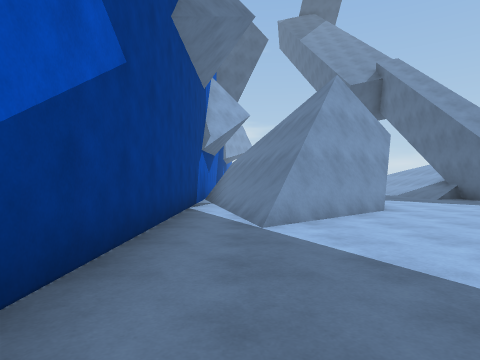
View 1 (above)

24 first-person views from a walk through a 3-D level made in the Unity game engine. The camera is 1.2 m above the floor, looks level and sees 75° across. The floor is counted in squares, 2 m on a side. Each view is taken from the middle of a square. On the plan, view 1 faces up. The plan holds only what a view shows up to about 9 squares ahead; the rest is blank. The place goes on beyond the plan.

View 2
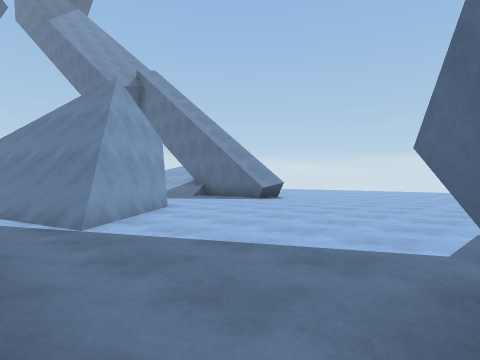

View 3
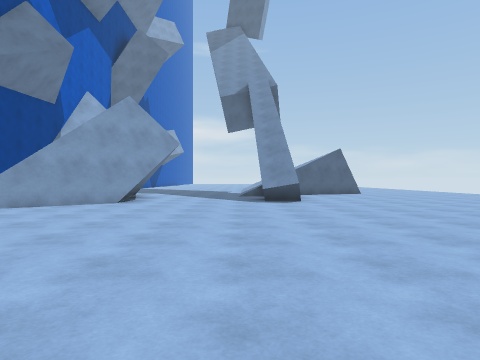

View 4
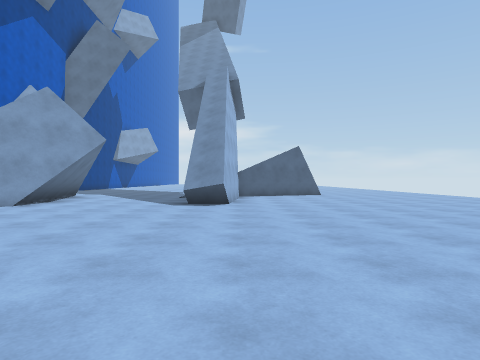

View 5
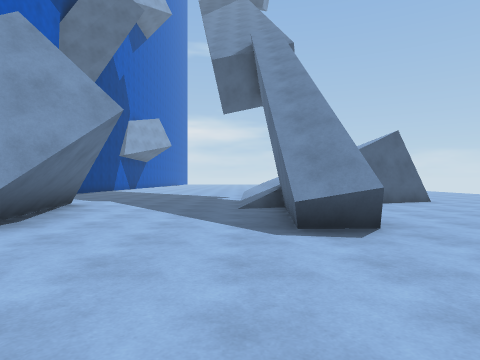

View 6
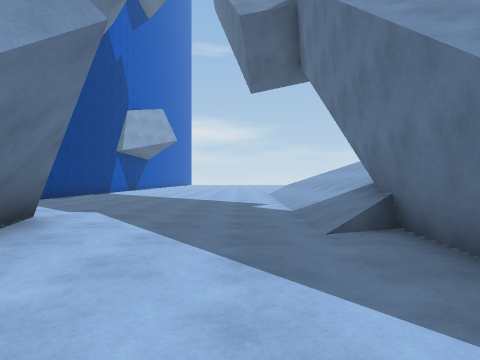

View 7
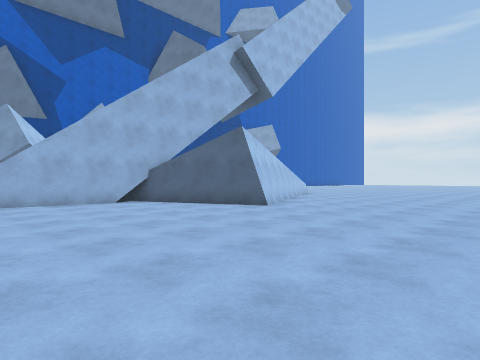

View 8
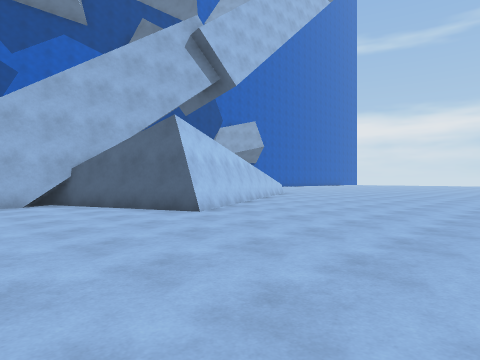

View 9
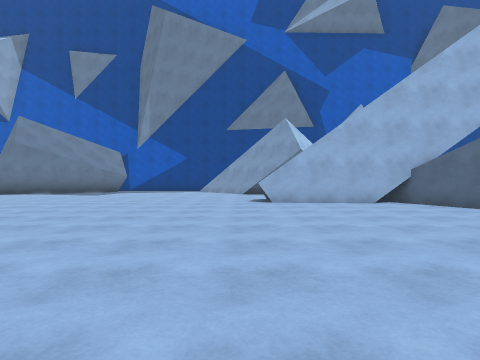

View 10
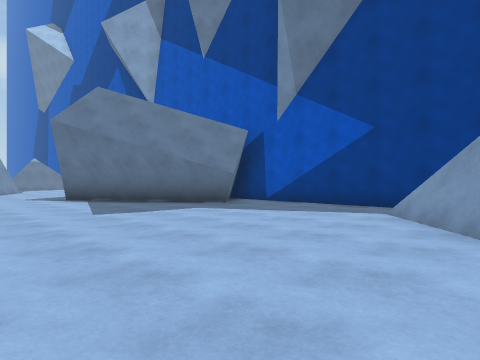

View 11
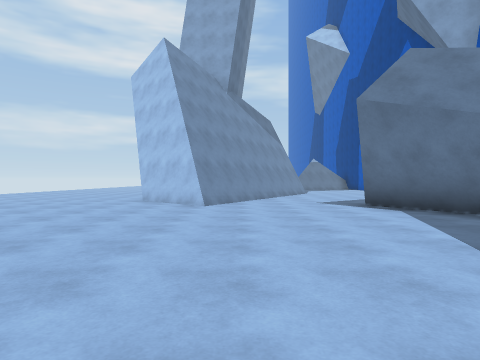

View 12
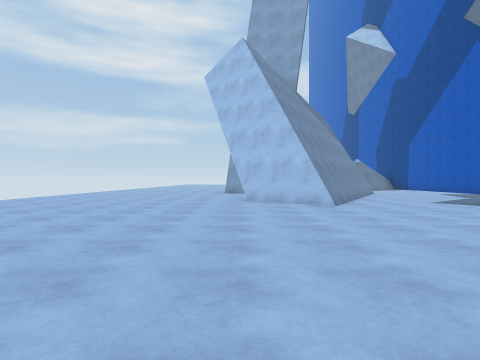

View 13
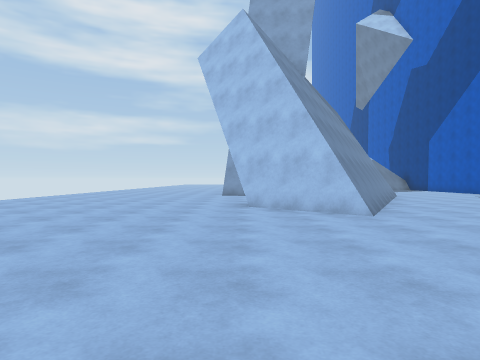

View 14
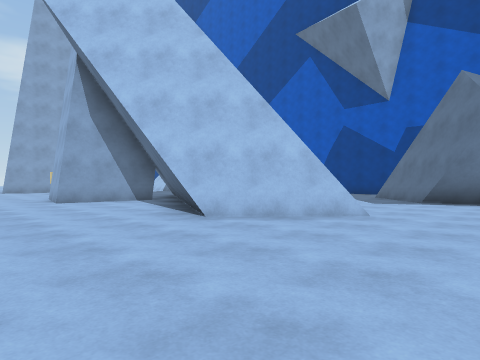

View 15
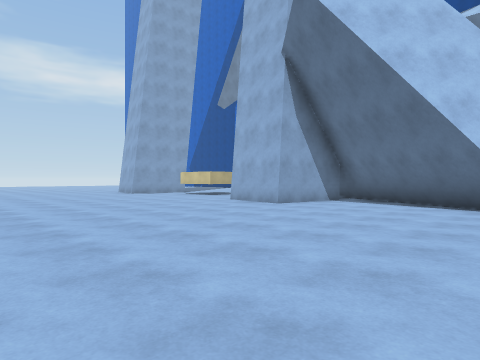

View 16
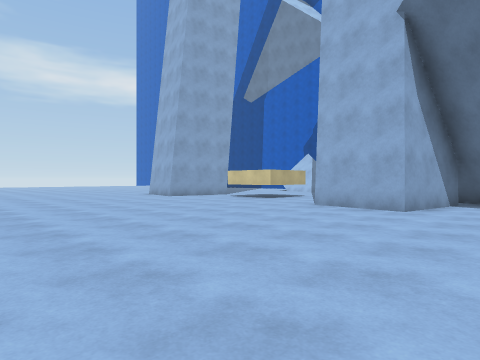

View 17
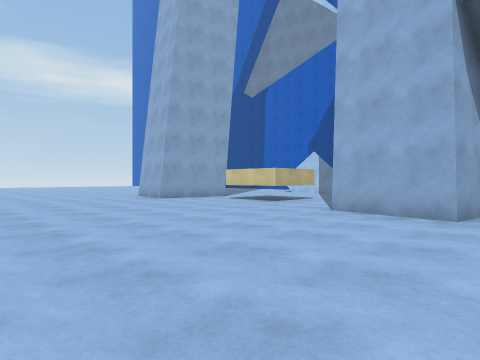

View 18
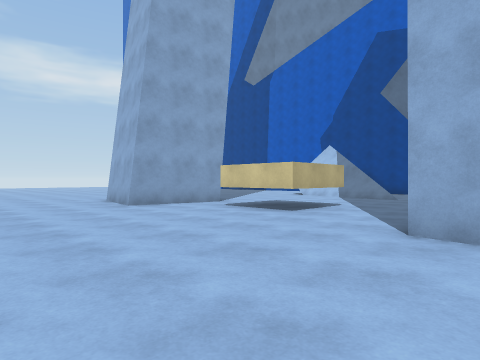

View 19
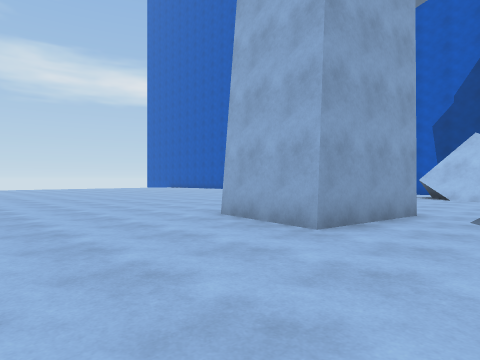

View 20
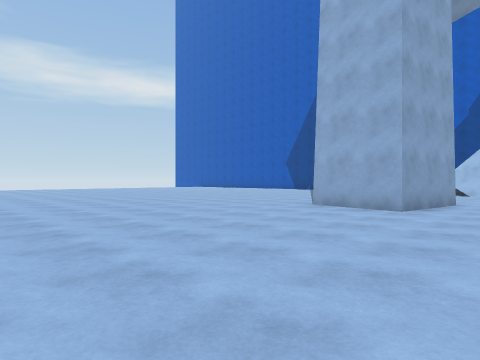

View 21
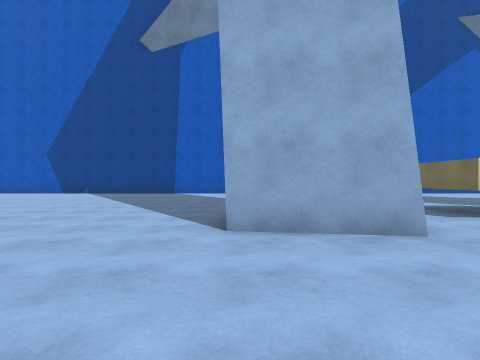

View 22
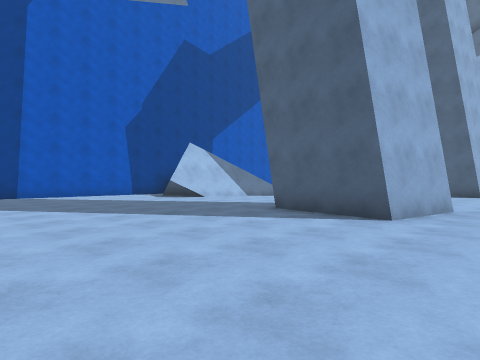

View 23
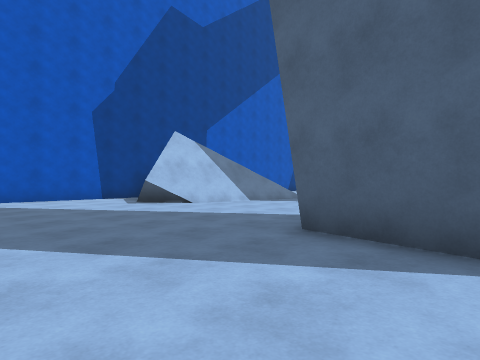

View 24
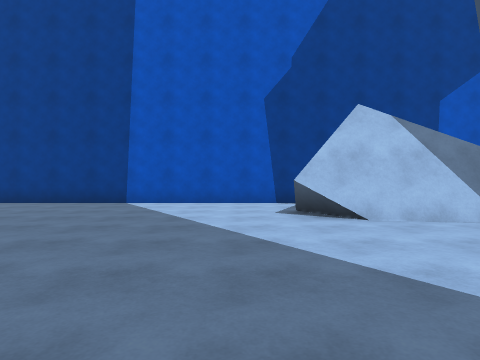

### Floor plan
Key: @ floor where view 1 was taken; # wall or solid block; . floor; / step, stairs or slope; = window, fence, low wall or low ledge.
Columns run from 2 left of view 1 to 16 right of it. Each row starts with its distance up from view 1.
 15   ....../// ......
 14   ......////#.....
 13   ....../// #.....
 12    ...../// /#.....
 11     ..../###/......
 10     #.../##........
  9 ######...##........
  8 #.####...#.........
  7 #.# ##...#.........
  6 #.###..............
  5 #.##..............
  4 #.=..............
  3 #...............
  2 #.............
  1 #.............
  0 #.@#...........
 -1   ##...........
 -2    ##...........
 -3     ##...........
 -4     ##...........
 -5     #....#........
 -6      ...###........
 -7      ...####.......
 -8      ..####........
 -9          #.........
-10         ##.........
-11         ####.......
-12            #.......
-13            #.......
-14        ...........
-15       ............
-16       ...##.......
-17     #....##........
-18     #..............
-19 #  ##....###.......
-20 #..#.....###.......
-21 #.........##.......
-22 #.................
-23 #.................
-24 #.................
-25 #.................
-26 #...  ............

Positions as (right, up) in squares from view 1, and headings:
1: (0, 0), facing up
2: (-1, 0), facing up-right
3: (6, -2), facing up
4: (8, -1), facing up
5: (6, 3), facing up
6: (5, 6), facing up
7: (16, 6), facing up-left
8: (16, 8), facing up-left
9: (16, 6), facing left
10: (6, 6), facing down-left
11: (6, 3), facing down
12: (9, 3), facing down
13: (9, 1), facing down
14: (12, -2), facing down-left
15: (16, -6), facing down-left
16: (16, -9), facing down-left
17: (15, -10), facing down-left
18: (13, -12), facing down-left
19: (13, -17), facing down-left
20: (16, -17), facing down-left
21: (13, -21), facing left
22: (11, -26), facing up-left
23: (9, -24), facing up-left
24: (7, -21), facing left
